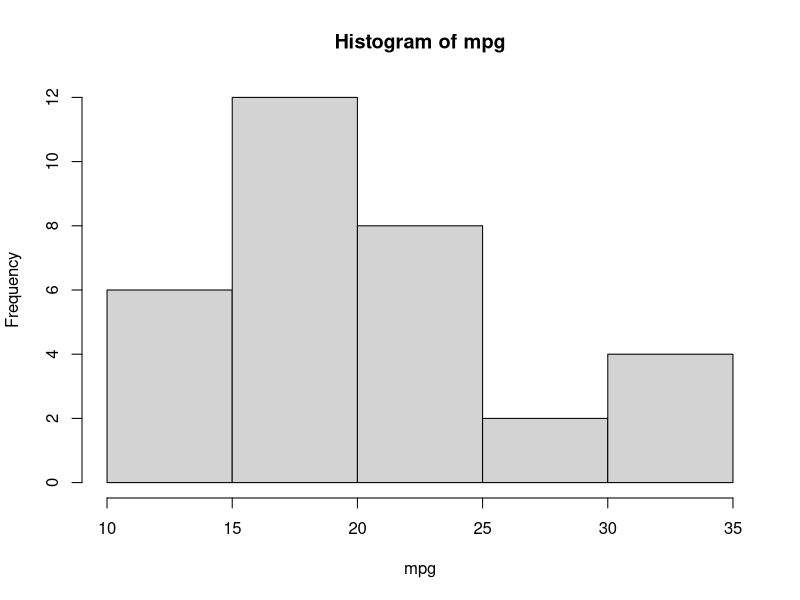

R code for this plot:
## ---- chunk 1
attach(mtcars)
cor(mtcars)
## ---- chunk 2
summary(mtcars)
hist(mpg)
## ---- chunk 3
disp2<-(disp-mean(disp))/sd(disp)
hp2<-(hp-mean(hp))/sd(hp)
drat2<-(drat-mean(drat))/sd(drat)
wt2<-(wt-mean(wt))/sd(wt)
qsec2<-(qsec-mean(qsec))/sd(qsec)
carb2<-(carb-mean(carb))/sd(carb)
model1<-step(lm(mpg~as.factor(cyl)+disp2+hp2+drat2+wt2+qsec2+as.factor(vs)+as.factor(am)+as.factor(gear)+carb2,data=mtcars))
## ---- chunk 4
summary(model1)
## ---- chunk 5
newint<-model1$coefficients[1]-model1$coefficients[2]*mean(wt)/sd(wt)-model1$coefficients[3]*mean(qsec)/sd(qsec)
newbeta1<-model1$coefficients[2]/sd(wt)
newbeta2<-model1$coefficients[3]/sd(qsec)
## ---- chunk 6
newint
newbeta1
newbeta2
